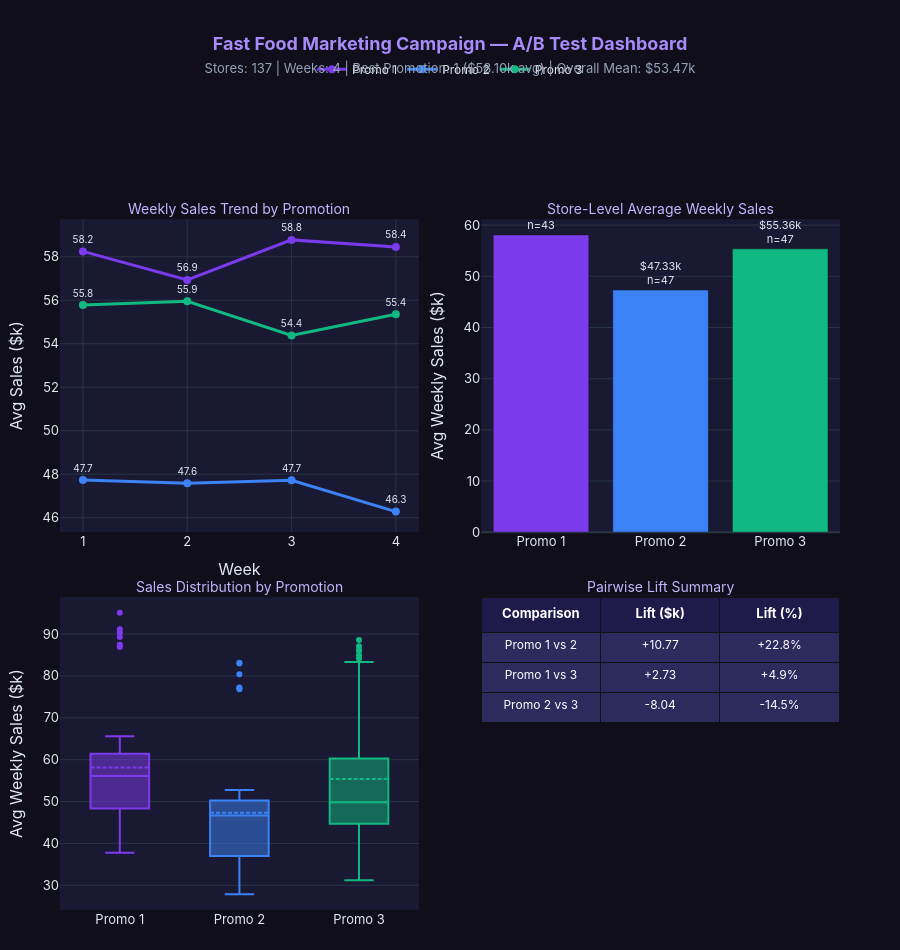

The notebook cell this image was saved under:
### Markdown cell above
---
## 13. Dashboard

A four-panel executive summary combining the key visuals from this analysis. Panel 1 shows the **weekly sales trend by promotion** (required). Panels 2-4 provide the store-level comparison, distribution, and pairwise lift table.

### Code cell
fig = dashboard_fast_food(
    df_clean,
    store_level,
    promotion_col=FAST_FOOD.col_promotion,
    sales_col=FAST_FOOD.col_sales,
    week_col=FAST_FOOD.col_week,
)
fig.show()

### Figure 1 — Plotly figure (JSON) as saved in the notebook; plotly's stock layout.template omitted (floating-point values rounded to 4 significant figures)
{"data": [{"showlegend": false, "type": "scatter", "x": [null], "xaxis": "x", "y": [null], "yaxis": "y"}, {"line": {"color": "#7c3aed", "width": 3}, "marker": {"size": 8}, "mode": "lines+markers+text", "name": "Promo 1", "text": ["58.2", "56.9", "58.8", "58.4"], "textfont": {"size": 10}, "textposition": "top center", "type": "scatter", "x": [1, 2, 3, 4], "xaxis": "x", "y": [58.24, 56.93, 58.77, 58.45], "yaxis": "y"}, {"line": {"color": "#3b82f6", "width": 3}, "marker": {"size": 8}, "mode": "lines+markers+text", "name": "Promo 2", "text": ["47.7", "47.6", "47.7", "46.3"], "textfont": {"size": 10}, "textposition": "top center", "type": "scatter", "x": [1, 2, 3, 4], "xaxis": "x", "y": [47.73, 47.58, 47.72, 46.28], "yaxis": "y"}, {"line": {"color": "#10b981", "width": 3}, "marker": {"size": 8}, "mode": "lines+markers+text", "name": "Promo 3", "text": ["55.8", "55.9", "54.4", "55.4"], "textfont": {"size": 10}, "textposition": "top center", "type": "scatter", "x": [1, 2, 3, 4], "xaxis": "x", "y": [55.78, 55.95, 54.38, 55.35], "yaxis": "y"}, {"marker": {"color": ["#7c3aed", "#3b82f6", "#10b981"]}, "showlegend": false, "text": ["$58.10k<br>n=43", "$47.33k<br>n=47", "$55.36k<br>n=47"], "textfont": {"size": 11}, "textposition": "outside", "type": "bar", "x": ["Promo 1", "Promo 2", "Promo 3"], "xaxis": "x2", "y": [58.1, 47.33, 55.36], "yaxis": "y2"}, {"boxmean": true, "marker": {"color": "#7c3aed"}, "name": "Promo 1", "showlegend": false, "type": "box", "xaxis": "x3", "y": [40.68, 43.24, 39.52, 37.78, 42.37, 65.6, 87.41, 95.09, 89.26, 87.38, 91.12, 90.34, 86.92, 58.89, 58.69, 60.74, 56.89, 53.76, 57.27, 43.32, 40.31, 37.82, 42.19, 39.68, 52.01, 47.99, 51.07, 49.41, 49.4, 50.64, 52.39, 49.75, 53.52, 56.63, 57.3, 56.08, 61.55, 63.06, 64.18, 60.49, 59.42, 55.98, 61.1], "yaxis": "y3"}, {"boxmean": true, "marker": {"color": "#3b82f6"}, "name": "Promo 2", "showlegend": false, "type": "box", "xaxis": "x3", "y": [29.55, 33.71, 29.0, 27.84, 30.66, 83.16, 82.95, 76.82, 80.41, 77.02, 77.2, 52.26, 50.56, 48.13, 52.28, 45.42, 46.02, 43.39, 46.66, 45.97, 44.33, 46.81, 48.74, 32.82, 35.79, 38.34, 31.01, 28.14, 29.49, 36.53, 40.93, 36.2, 43.79, 42.11, 42.89, 48.79, 51.17, 48.49, 51.01, 49.05, 48.16, 47.06, 52.73, 49.33, 46.6, 47.76, 47.41], "yaxis": "y3"}, {"boxmean": true, "marker": {"color": "#10b981"}, "name": "Promo 3", "showlegend": false, "type": "box", "xaxis": "x3", "y": [34.42, 31.18, 36.36, 60.29, 64.34, 63.02, 58.28, 59.04, 81.31, 83.34, 87.07, 84.14, 86.16, 88.58, 82.77, 86.02, 84.91, 52.12, 49.04, 47.16, 52.99, 55.28, 49.72, 33.91, 32.33, 43.19, 37.62, 43.81, 43.21, 44.02, 42.78, 41.56, 46.71, 47.09, 49.72, 49.12, 49.94, 49.74, 48.22, 48.69, 52.53, 49.85, 60.2, 48.16, 51.86, 57.33, 52.97], "yaxis": "y3"}, {"cells": {"align": "center", "fill": {"color": [["#2d2a5e", "#2d2a5e", "#2d2a5e"]]}, "font": {"color": "white", "size": 12}, "height": 30, "values": [["Promo 1 vs 2", "Promo 1 vs 3", "Promo 2 vs 3"], ["+10.77", "+2.73", "-8.04"], ["+22.8%", "+4.9%", "-14.5%"]]}, "domain": {"x": [0.54, 1], "y": [0, 0.3864]}, "header": {"align": "center", "fill": {"color": "#1e1b4b"}, "font": {"color": "white", "size": 13}, "height": 35, "values": ["<b>Comparison</b>", "<b>Lift ($k)</b>", "<b>Lift (%)</b>"]}, "type": "table"}], "layout": {"annotations": [{"font": {"color": "#c4b5fd", "size": 14}, "showarrow": false, "text": "Weekly Sales Trend by Promotion", "x": 0.23, "xanchor": "center", "xref": "paper", "y": 0.8528, "yanchor": "bottom", "yref": "paper"}, {"font": {"color": "#c4b5fd", "size": 14}, "showarrow": false, "text": "Store-Level Average Weekly Sales", "x": 0.77, "xanchor": "center", "xref": "paper", "y": 0.8528, "yanchor": "bottom", "yref": "paper"}, {"font": {"color": "#c4b5fd", "size": 14}, "showarrow": false, "text": "Sales Distribution by Promotion", "x": 0.23, "xanchor": "center", "xref": "paper", "y": 0.3864, "yanchor": "bottom", "yref": "paper"}, {"font": {"color": "#c4b5fd", "size": 14}, "showarrow": false, "text": "Pairwise Lift Summary", "x": 0.77, "xanchor": "center", "xref": "paper", "y": 0.3864, "yanchor": "bottom", "yref": "paper"}], "font": {"color": "#e2e8f0", "family": "Inter, system-ui, sans-serif", "size": 13}, "height": 950, "legend": {"font": {"size": 12}, "orientation": "h", "x": 0.5, "xanchor": "center", "y": 1.02, "yanchor": "bottom"}, "margin": {"b": 40, "l": 60, "r": 60, "t": 100}, "paper_bgcolor": "#0f0e1a", "plot_bgcolor": "#1a1933", "title": {"font": {"color": "#a78bfa", "size": 18}, "text": "<b>Fast Food Marketing Campaign — A/B Test Dashboard</b><br><span style='font-size:13px; color:#94a3b8'>Stores: 137 | Weeks: 4 | Best Promotion: 1 ($58.10k avg) | Overall Mean: $53.47k</span>", "x": 0.5, "xanchor": "center"}, "xaxis": {"anchor": "y", "domain": [0, 0.46], "dtick": 1, "title": {"text": "Week"}}, "xaxis2": {"anchor": "y2", "domain": [0.54, 1]}, "xaxis3": {"anchor": "y3", "domain": [0, 0.46]}, "yaxis": {"anchor": "x", "domain": [0.4664, 0.8528], "title": {"text": "Avg Sales ($k)"}}, "yaxis2": {"anchor": "x2", "domain": [0.4664, 0.8528], "title": {"text": "Avg Weekly Sales ($k)"}}, "yaxis3": {"anchor": "x3", "domain": [0, 0.3864], "title": {"text": "Avg Weekly Sales ($k)"}}}}
